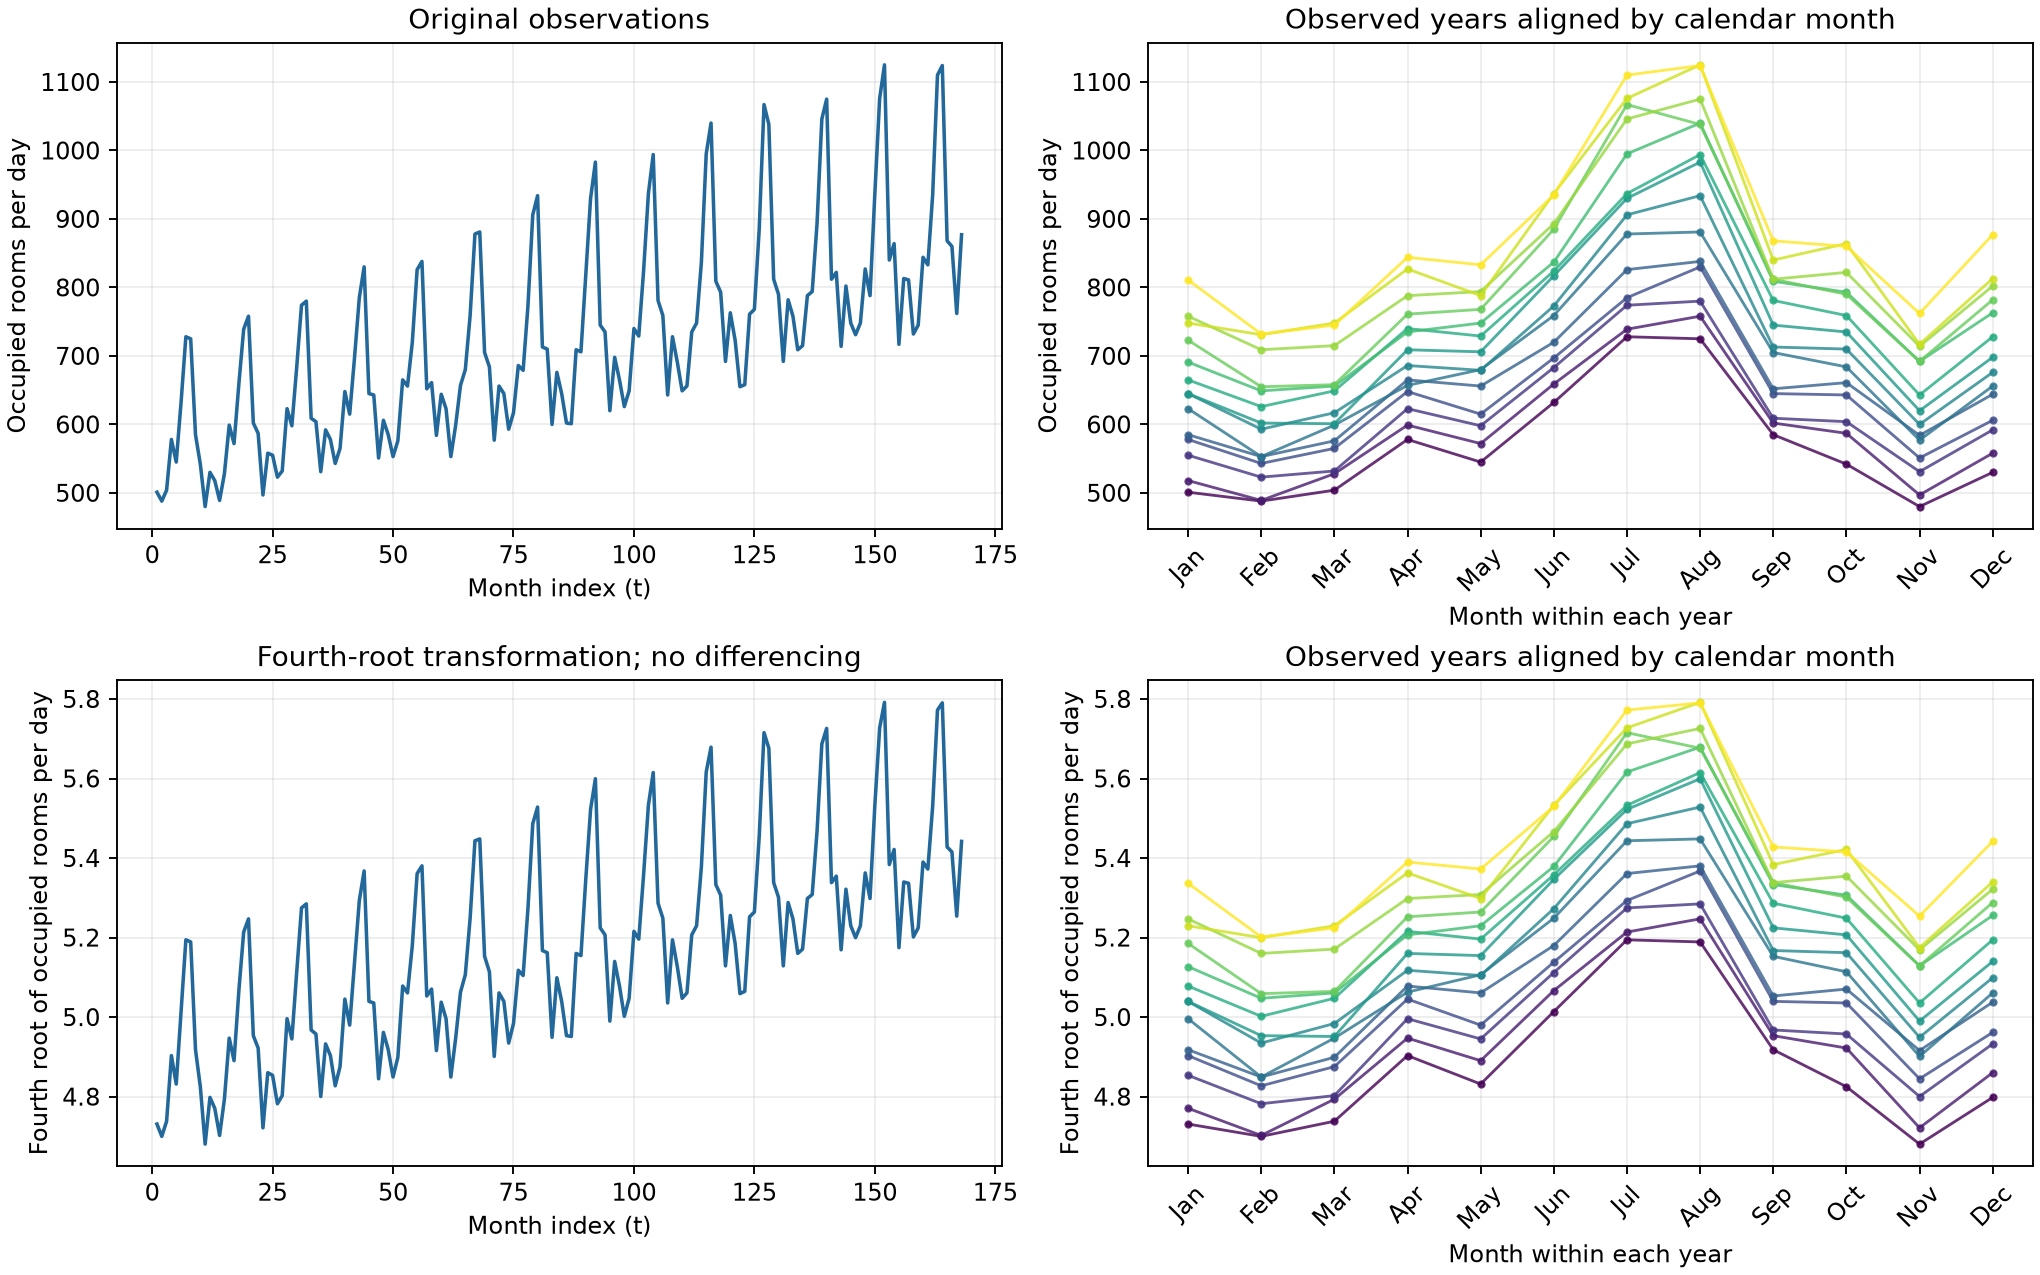

This chart was generated by the following Python code:
import json
import numpy as np
import pandas as pd
import matplotlib
matplotlib.use('Agg')
import matplotlib.pyplot as plt


def main():
    data = pd.read_csv('hotel_monthly.csv')
    y = data.rooms_per_day.to_numpy(dtype=float)
    z = y ** .25
    fig, axes = plt.subplots(2, 2, figsize=(12, 7.5), constrained_layout=True)
    months = ['Jan','Feb','Mar','Apr','May','Jun','Jul','Aug','Sep','Oct','Nov','Dec']
    for row, (values, label) in enumerate([(y, 'Occupied rooms per day'), (z, 'Fourth root of occupied rooms per day')]):
        axes[row, 0].plot(data.t, values, color='#23689b', linewidth=1.5)
        axes[row, 0].set(xlabel='Month index (t)', ylabel=label,
                         title='Original observations' if row == 0 else 'Fourth-root transformation; no differencing')
        for year, series in enumerate(values.reshape(14,12)):
            axes[row, 1].plot(range(1,13), series, color=plt.get_cmap('viridis')(year/13),
                              linewidth=1.2, marker='o', markersize=2.5, alpha=.8)
        axes[row, 1].set(xlabel='Month within each year', ylabel=label,
                         title='Observed years aligned by calendar month')
        axes[row, 1].set_xticks(range(1,13), months, rotation=45)
    for ax in axes.flat:
        ax.grid(alpha=.22)
    fig.savefig('turn02_fourth_root.png', dpi=170)
    plt.close(fig)
    result = {'transformation': 'z_t = y_t ** 0.25', 'differencing': 'none',
              'annual_summary_definition': 'Arithmetic mean and maximum minus minimum of each consecutive January-December block; ranges are descriptive, not isolated seasonal components.',
              'annual_summaries': []}
    for i, (raw, transformed) in enumerate(zip(y.reshape(14,12), z.reshape(14,12)), 1):
        result['annual_summaries'].append({'year': i, 'raw_mean': float(raw.mean()),
            'raw_range': float(np.ptp(raw)), 'fourth_root_mean': float(transformed.mean()),
            'fourth_root_range': float(np.ptp(transformed))})
    with open('turn02_fourth_root_results.json', 'w') as f:
        json.dump(result, f, indent=2)
    print(json.dumps(result, indent=2))


if __name__ == '__main__':
    main()
